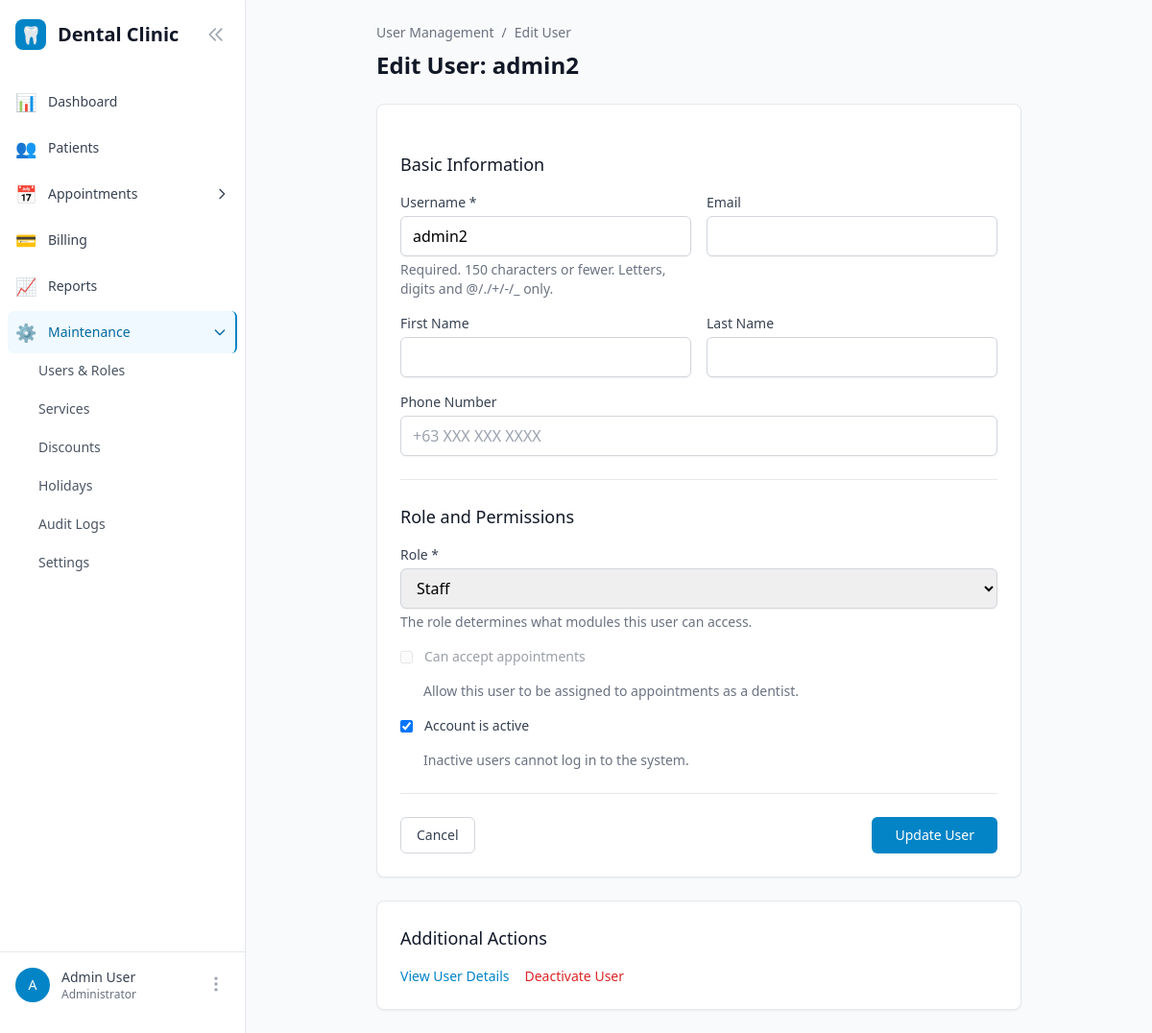
Page /users/2/edit/ (signed in) on the earlier database version.
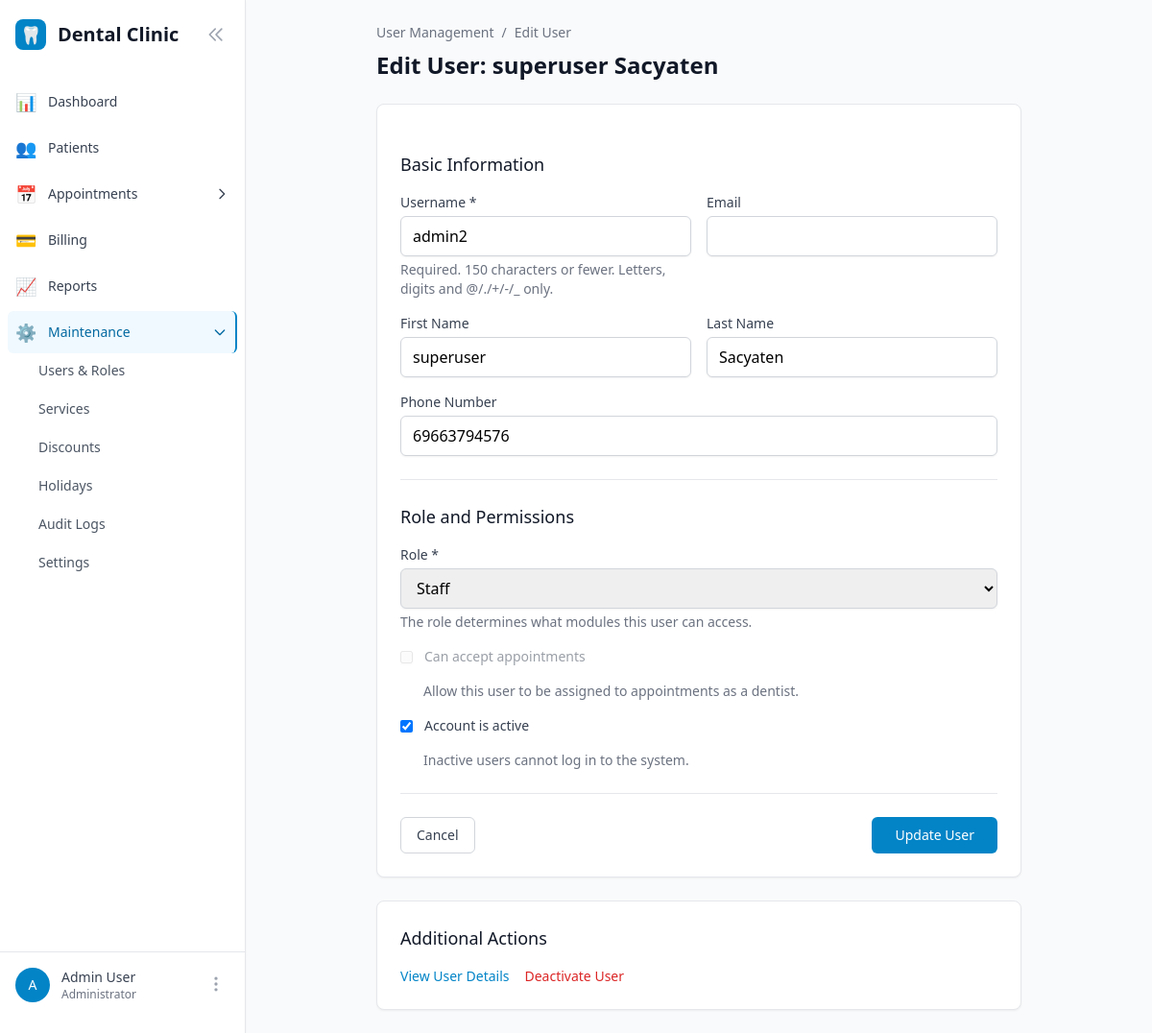
Same page on the later database version.
### users/models.py (models this page shows, shortened)
class User(AbstractUser):
    role = models.ForeignKey(Role, on_delete=models.PROTECT, null=True, blank=True)
    phone = models.CharField(max_length=20, blank=True)
    is_active_dentist = models.BooleanField(default=False, help_text="Can accept appointments")
    created_at = models.DateTimeField(auto_now_add=True)
    updated_at = models.DateTimeField(auto_now=True)
    def has_permission(self, module_name):
        if self.is_superuser:
            return True
        if not self.role or self.role.is_archived:  # Users with archived roles lose access
            return False
        return self.role.permissions.get(module_name, False)

### users/views.py (the view, shortened to what this page needs)
# urls.py: path('<int:pk>/edit/', views.UserUpdateView.as_view(), name='user_update'),
class UserUpdateView(LoginRequiredMixin, UpdateView):
    model = User
    form_class = UserForm
    template_name = 'users/user_form.html'
    context_object_name = 'user_obj'
    def dispatch(self, request, *args, **kwargs):
        if not request.user.has_permission('maintenance'):
            messages.error(request, 'You do not have permission to access this page.')
            return redirect('core:dashboard')
        return super().dispatch(request, *args, **kwargs)
    def get_form_kwargs(self):
        kwargs = super().get_form_kwargs()
        kwargs['is_update'] = True
        kwargs['request_user'] = self.request.user
        return kwargs

### users/models.py (called while the page is built)
    def __str__(self):
        return self.display_name

### users/templatetags/user_tags.py (called while the page is built)
@register.filter
def has_permission(user, module_name):
    if not user or not user.is_authenticated:
        return False
    if user.is_superuser:
        return True
    if not hasattr(user, 'role') or not user.role:
        return False
    return user.role.permissions.get(module_name, False)

### templates/users/user_form.html (shortened to what the changed rows need)
{% extends 'base.html' %}
{% block content %}
<div class="max-w-2xl mx-auto">
    <div class="mb-6">
        <div class="flex items-center space-x-2 text-sm text-gray-500 mb-2">
            <a href="{% url 'users:user_list' %}" class="hover:text-gray-700">User Management</a>
            <span>/</span>
            <span>{% if user_obj.pk %}Edit User{% else %}Add New User{% endif %}</span>
        </div>
        <h1 class="text-2xl font-bold text-gray-900">
            {% if user_obj.pk %}
                Edit User: {{ user_obj.get_full_name|default:user_obj.username }}
            {% else %}
                Add New User
            {% endif %}
        </h1>
    </div>
    <div class="bg-white rounded-lg shadow-sm border">
        <form method="post" class="p-6 space-y-6">
            <div>
                <div class="grid grid-cols-1 md:grid-cols-2 gap-4">
                    <div>
                        <label for="{{ form.username.id_for_label }}" class="block text-sm font-medium text-gray-700">
                            Username *
                        </label>
                        {{ form.username }}
                        {% if form.username.help_text %}
                            <p class="mt-1 text-sm text-gray-500">{{ form.username.help_text }}</p>
                        {% endif %}
                    </div>
                    <div>
                        <label for="{{ form.email.id_for_label }}" class="block text-sm font-medium text-gray-700">
                            Email
                        </label>
                        {{ form.email }}
                    </div>
                    <div>
                        <label for="{{ form.first_name.id_for_label }}" class="block text-sm font-medium text-gray-700">
                            First Name
                        </label>
                        {{ form.first_name }}
                    </div>
                    <div>
                        <label for="{{ form.last_name.id_for_label }}" class="block text-sm font-medium text-gray-700">
                            Last Name
                        </label>
                        {{ form.last_name }}
                    </div>
                    <div class="md:col-span-2">
                        <label for="{{ form.phone.id_for_label }}" class="block text-sm font-medium text-gray-700">
                            Phone Number
                        </label>
                        {{ form.phone }}
                    </div>
                </div>
            </div>
            <div class="border-t border-gray-200 pt-6">
                <div class="space-y-4">
                    <div>
                        <label for="{{ form.role.id_for_label }}" class="block text-sm font-medium text-gray-700">
                            Role *
                        </label>
                        {{ form.role }}
                        <p class="mt-1 text-sm text-gray-500">The role determines what modules this user can access.</p>
                    </div>
                    <div class="flex items-center space-x-3" id="is-active-dentist-container">
                        {{ form.is_active_dentist }}
                        <label for="{{ form.is_active_dentist.id_for_label }}" class="text-sm font-medium text-gray-700">
                            {{ form.is_active_dentist.label }}
                        </label>
                    </div>
                    <div class="flex items-center space-x-3">
                        {{ form.is_active }}
                        <label for="{{ form.is_active.id_for_label }}" class="text-sm font-medium text-gray-700">
                            {{ form.is_active.label }}
                        </label>
                    </div>
                </div>
            </div>
        </form>
    </div>
</div>
{% endblock %}

Differences in the rows shown:
changed User "admin2": get_full_name "admin2" → "superuser Sacyaten"; first_name (not shown) → "superuser"; last_name (not shown) → "Sacyaten"; phone (not shown) → "69663794576"
